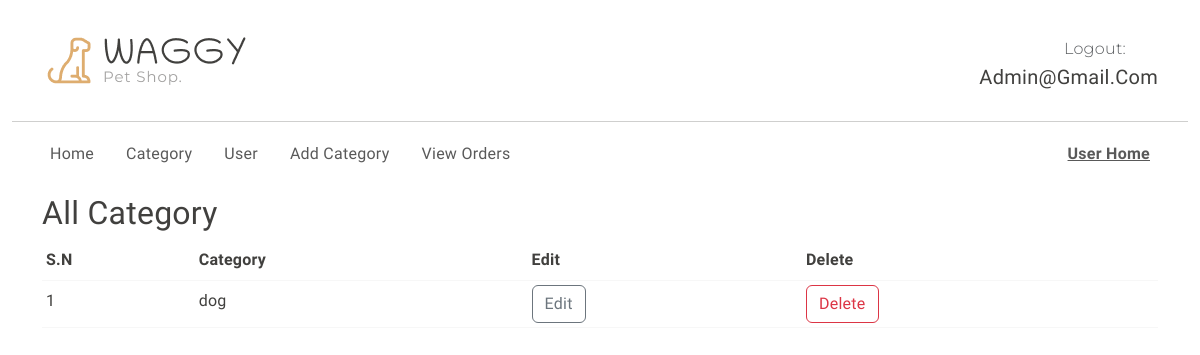
Before: /view_category (signed in) with the older database file.
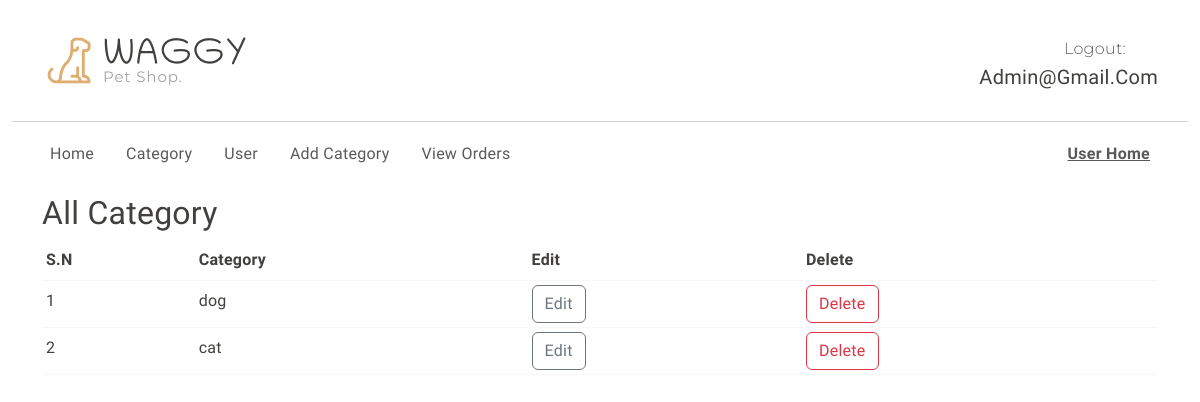
After: the same page with the newer database file.
### shop/user/models.py (models this page shows)
class User(db.Model, UserMixin):
    id = db.Column(db.Integer, primary_key = True)
    username = db.Column(db.String(50), nullable=False)
    email = db.Column(db.String(20), unique=True, nullable=False)
    password = db.Column(db.String(80), nullable=False)
    image_file = db.Column(db.String(20), nullable=False, default = 'default.jpg')
    role = db.Column(db.String(20), nullable=False, default='customer')
    likes = db.relationship('Like', backref='user', cascade='all, delete-orphan')
    cart_items = db.relationship('Cart', backref=db.backref('user', lazy=True), cascade='all, delete-orphan')
    user_orders = db.relationship('Order', back_populates='user', cascade='all, delete-orphan')
    def delete(self):
        for like in self.likes:
            db.session.delete(like)
        for order in self.user_orders:
            db.session.delete(order)
        for cart_item in self.cart_items:
            db.session.delete(cart_item)
        db.session.delete(self)
        db.session.commit()

### shop/products/models.py (models this page shows)
class Category(db.Model):
    id = db.Column(db.Integer, primary_key=True)
    name = db.Column(db.String(80), unique=True)

### shop/admin/routes.py (the view)
@app.route('/view_category')
@login_required
@admin_required
def viewcategory():
    all_category = Category.query.all()
    return render_template('admin/view_category.html', all_category=all_category)

### shop/__init__.py (called while the page is built)
def admin_required(func):
    @wraps(func)
    def decorated_function(*args, **kwargs):
        if current_user.role != 'admin':
            flash('Access Denied: You are not authorized to access admin page.')
            return redirect(url_for('login'))
        return func(*args, **kwargs)
    return decorated_function

### shop/user/models.py (called while the page is built)
@login_manager.user_loader
def load_user(user_id):
    return User.query.get(int(user_id))

### shop/templates/admin/view_category.html (shortened to what this page needs)
{% extends 'base.html'%}
{% block body %}
{% include 'admin/navbar.html'%}
  <div class="container">
    <h2>All Category</h2>
    <table class="table table-sm">
      <thead>
        <th>S.N</th>
        <th>Category</th>
        <th>Edit</th>
        <th>Delete</th>
      </thead>
      <tbody>
      {% for category in all_category %}
        <tr>
          <td>{{loop.index}}</td>
          <td>{{category.name}}</td>
          <td><a href="/update_category/{{ category.id }}" class="btn btn-outline-secondary">Edit</a></td>
          <td><a href="/delete_category/{{ category.id }}" class="btn btn-outline-danger">Delete</a></td>
        </tr>
        {% endfor %}
      </tbody>
    </table>
  </div>
{% endblock body %}

### shop/templates/base.html (shortened to what this page needs)
<!DOCTYPE html>
<html lang="en">
<head>
    {% block head %}
  <link rel="stylesheet" href="https://cdn.jsdelivr.net/npm/swiper@9/swiper-bundle.min.css" />
  <link href="https://cdn.jsdelivr.net/npm/bootstrap@5.3.0-alpha3/dist/css/bootstrap.min.css" rel="stylesheet"
>
  <link rel="stylesheet" href="{{ url_for('static', filename='css/vendor.css') }}">
  <link rel="stylesheet" href="{{ url_for('static', filename='style.css') }}">
{% endblock %}
</head>
<body>
      {% block body %}
      {% endblock body%}
</body>
</html>

### shop/templates/admin/navbar.html (shortened to what this page needs)
{% block content %}
<header>
  <div class="container py-2">
    <div class="row py-4 pb-0 pb-sm-4 align-items-center">
      <div class="col-sm-4 col-lg-3 text-center text-sm-start">
        <div class="main-logo">
          <a href="{{url_for('admin_home')}}">
            <img src="static/images/logo.png" alt="logo" class="img-fluid">
          </a>
        </div>
      </div>
      <div class="col-sm-8 col-lg-9 d-flex justify-content-between justify-content-sm-end align-items-center">
        <div class="support-box text-end">
          <span class="fs-6 secondary-font text-muted">
            Logout:
          </span>
          <h5 class="mb-0">{{current_user.email}}</h5>
        </div>
      </div>
    </div>
  </div>
    <div class="container-fluid">
      <hr class="m-0">
    </div>
    <div class="container">
      <nav class="main-menu d-flex navbar navbar-expand-lg">
        <div class="offcanvas offcanvas-end" tabindex="-1" id="offcanvasNavbar" aria-labelledby="offcanvasNavbarLabel">
          <div class="offcanvas-body justify-content-between">
            <ul class="navbar-nav menu-list list-unstyled d-flex gap-md-3 mb-0">
              <li class="nav-item">
                <a href="{{url_for('admin_home')}}" class="nav-link">Home</a>
              </li>
              <li class="nav-item">
                <a href="{{url_for('viewcategory')}}" class="nav-link">Category</a>
              </li>
              <li class="nav-item">
                <a href="{{url_for('viewuser')}}" class="nav-link">User</a>
              </li>
              {% if request.endpoint == 'viewcategory' %}
              <li class="nav-item">
                <a class="nav-link" href="{{url_for('addcategory')}}">Add Category</a>
              </li>
              {% endif %}
              <li class="nav-item">
                <a class="nav-link" href="{{url_for('view_orders')}}">View Orders</a>
              </li>
            </ul>
            <ul class="navbar-nav menu-list list-unstyled d-flex gap-md-3 mb-0">
              <li class="nav-item">
                <a href="{{url_for('home')}}" class="nav-link"><b><u>User Home</u></b></a>
              </li>
            </ul>
          </div>
        </div>
      </nav>
    </div>
  </header>
  {% endblock content %}

### shop/static/style.css (style rules this page uses)
:root { --header-height: 160px; --header-height-min: 80px; }
:root { --accent-color: #DEAD6F; --dark-color: #222222; --light-dark-color: #727272; --light-color: #fff; --grey-color: #dbdbdb; --light-grey-color: #fafafa; --primary-color: #6995B1; --light-primary-color: #eef1f3; }
:root { --body-font: 'Chilanka', cursive; --heading-font: 'Chilanka', cursive; --secondary-font: 'Montserrat', sans-serif; }
body { --bs-link-color: #333; --bs-link-hover-color: #333; --bs-link-color-rgb: 40, 40, 40; --bs-link-hover-color-rgb: 0, 0, 0; --bs-light-rgb: 248, 248, 248; --bs-font-sans-serif: 'Chilanka', cursive; --bs-body-font-family: var(--bs-font-sans-serif); --bs-body-font-size: 1rem; --bs-body-font-weight: 400; --bs-body-line-height: 2; --bs-body-color: #41403E; --bs-primary: #DEAD6F; --bs-primary-rgb: 222, 173, 111; --bs-primary-bg-subtle: #FFF9EB; --bs-border-color: #F7F7F7; --bs-secondary-rgb: 230, 243, 251; --bs-success-rgb: 238, 245, 228; --bs-danger-rgb: 249, 235, 231; --bs-warning-rgb: 255, 249, 235; --bs-info-rgb: 230, 243, 250; }
body { letter-spacing: 0.01625rem; }
h1, h2, h3, h4, h5, h6 { font-family: var(--heading-font); color: var(--bs-body-color); font-weight: 400; text-transform: capitalize; }
a { text-decoration: none; }
.secondary-font { font-family: var(--secondary-font); font-weight: 300; }

Changed rows visible on the page:
added Category: name "cat"
